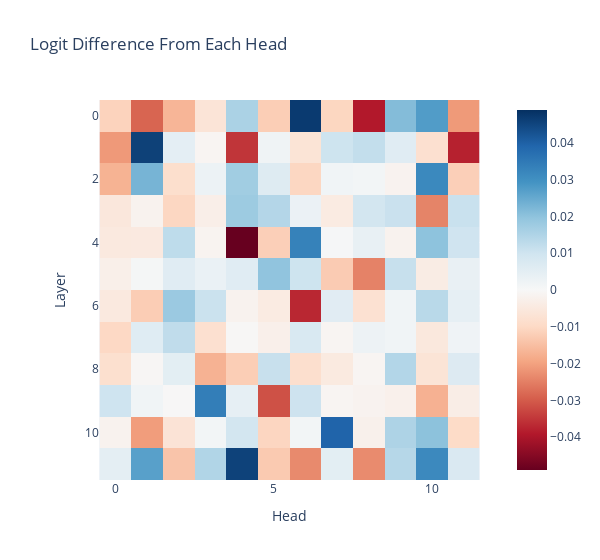

This figure's notebook cell:
### Markdown cell above
We can further break down the output of each attention layer into the sum of the outputs of each attention head. Each attention layer consists of 12 heads, which each act independently and additively.

<details> <summary>Decomposing attention output into sums of heads</summary>

The standard way to compute the output of an attention layer is by concatenating the mixed values of each head, and multiplying by a big output weight matrix. But as described in [A Mathematical Framework](https://transformer-circuits.pub/2021/framework/index.html) this is equivalent to splitting the output weight matrix into a per-head output (here `model.blocks[k].attn.W_O`) and adding them up (including an overall bias term for the entire layer).
</details>

### Code cell
per_head_residual, labels = cache.stack_head_results(layer=-1, pos_slice=-1, return_labels=True)
per_head_residual = einops.rearrange(per_head_residual, "(layer head) ... -> layer head ...", layer=model.cfg.n_layers)
per_head_logit_diffs = residual_stack_to_logit_diff(per_head_residual, cache)

fig = imshow(
    per_head_logit_diffs,
    labels={"x": "Head", "y": "Layer"},
    title="Logit Difference From Each Head",
    width=600,
    return_fig=True,
)

fig.write_html(section_dir / "14103.html")
fig.write_html(f"{save_path}logit_head.html")
fig.show()

### Figure 1 — Plotly figure (JSON) as saved in the notebook; plotly's stock layout.template omitted (floating-point values rounded to 4 significant figures; data arrays with more than 128 entries replaced by an {"elided": "..."} marker saying what was removed)
{"data": [{"coloraxis": "coloraxis", "hovertemplate": "Head: %{x}<br>Layer: %{y}<br>color: %{z}<extra></extra>", "name": "0", "type": "heatmap", "xaxis": "x", "yaxis": "y", "z": {"elided": "12x12 float values"}}], "layout": {"coloraxis": {"cmid": 0, "colorscale": [[0, "rgb(103,0,31)"], [0.1, "rgb(178,24,43)"], [0.2, "rgb(214,96,77)"], [0.3, "rgb(244,165,130)"], [0.4, "rgb(253,219,199)"], [0.5, "rgb(247,247,247)"], [0.6, "rgb(209,229,240)"], [0.7, "rgb(146,197,222)"], [0.8, "rgb(67,147,195)"], [0.9, "rgb(33,102,172)"], [1, "rgb(5,48,97)"]]}, "title": {"text": "Logit Difference From Each Head"}, "width": 600, "xaxis": {"anchor": "y", "constrain": "domain", "domain": [0, 1], "scaleanchor": "y", "title": {"text": "Head"}}, "yaxis": {"anchor": "x", "autorange": "reversed", "constrain": "domain", "domain": [0, 1], "title": {"text": "Layer"}}}}
